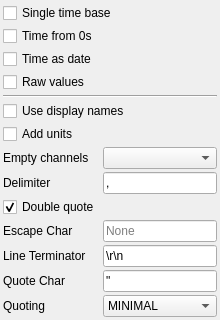
                  <widget class="QWidget" name="CSV">
                   <layout class="QGridLayout" name="gridLayout">
                    <property name="leftMargin">
  <number>3</number>
</property>
                    <property name="topMargin">
  <number>3</number>
</property>
                    <property name="rightMargin">
  <number>3</number>
</property>
                    <property name="bottomMargin">
  <number>3</number>
</property>
                    <property name="spacing">
  <number>3</number>
</property>
                    <item row="7" column="1" colspan="2">
                     <widget class="QComboBox" name="empty_channels_csv"/>
                    </item>
                    <item row="7" column="0">
                     <widget class="QLabel" name="label_66">
                      <property name="text">
                       <string>Empty channels</string>
                      </property>
                     </widget>
                    </item>
                    <item row="9" column="0">
                     <widget class="QCheckBox" name="doublequote">
                      <property name="text">
                       <string>Double quote</string>
                      </property>
                      <property name="checked">
                       <bool>true</bool>
                      </property>
                     </widget>
                    </item>
                    <item row="4" column="0" colspan="3">
                     <widget class="Line" name="line_32">
                      <property name="orientation">
                       <enum>Qt::Orientation::Horizontal</enum>
                      </property>
                     </widget>
                    </item>
                    <item row="1" column="0" colspan="3">
                     <widget class="QCheckBox" name="time_from_zero_csv">
                      <property name="text">
                       <string>Time from 0s</string>
                      </property>
                     </widget>
                    </item>
                    <item row="12" column="1" colspan="2">
                     <widget class="QLineEdit" name="quotechar">
                      <property name="text">
                       <string>&quot;</string>
                      </property>
                      <property name="maxLength">
                       <number>1</number>
                      </property>
                     </widget>
                    </item>
                    <item row="11" column="0">
                     <widget class="QLabel" name="label_4">
                      <property name="text">
                       <string>Line Terminator</string>
                      </property>
                     </widget>
                    </item>
                    <item row="8" column="1" colspan="2">
                     <widget class="QLineEdit" name="delimiter">
                      <property name="text">
                       <string>,</string>
                      </property>
                      <property name="maxLength">
                       <number>1</number>
                      </property>
                      <property name="clearButtonEnabled">
                       <bool>false</bool>
                      </property>
                     </widget>
                    </item>
                    <item row="12" column="0">
                     <widget class="QLabel" name="label_5">
                      <property name="text">
                       <string>Quote Char</string>
                      </property>
                     </widget>
                    </item>
                    <item row="0" column="0" colspan="3">
                     <widget class="QCheckBox" name="single_time_base_csv">
                      <property name="text">
                       <string>Single time base</string>
                      </property>
                     </widget>
                    </item>
                    <item row="8" column="0">
                     <widget class="QLabel" name="label_2">
                      <property name="text">
                       <string>Delimiter</string>
                      </property>
                     </widget>
                    </item>
                    <item row="10" column="0">
                     <widget class="QLabel" name="label_3">
                      <property name="text">
                       <string>Escape Char</string>
                      </property>
                     </widget>
                    </item>
                    <item row="5" column="0" colspan="3">
                     <widget class="QCheckBox" name="use_display_names_csv">
                      <property name="text">
                       <string>Use display names</string>
                      </property>
                     </widget>
                    </item>
                    <item row="13" column="0">
                     <widget class="QLabel" name="label_6">
                      <property name="text">
                       <string>Quoting</string>
                      </property>
                     </widget>
                    </item>
                    <item row="13" column="1" colspan="2">
                     <widget class="QComboBox" name="quoting">
                      <property name="currentIndex">
                       <number>1</number>
                      </property>
                      <item>
                       <property name="text">
                        <string>ALL</string>
                       </property>
                      </item>
                      <item>
                       <property name="text">
                        <string>MINIMAL</string>
                       </property>
                      </item>
                      <item>
                       <property name="text">
                        <string>NONNUMERIC</string>
                       </property>
                      </item>
                      <item>
                       <property name="text">
                        <string>NONE</string>
                       </property>
                      </item>
                     </widget>
                    </item>
                    <item row="3" column="0" colspan="3">
                     <widget class="QCheckBox" name="raw_csv">
                      <property name="text">
                       <string>Raw values</string>
                      </property>
                     </widget>
                    </item>
                    <item row="11" column="1" colspan="2">
                     <widget class="QLineEdit" name="lineterminator">
                      <property name="text">
                       <string>\r\n</string>
                      </property>
                     </widget>
                    </item>
                    <item row="10" column="1" colspan="2">
                     <widget class="QLineEdit" name="escapechar">
                      <property name="inputMask">
                       <string/>
                      </property>
                      <property name="maxLength">
                       <number>1</number>
                      </property>
                      <property name="placeholderText">
                       <string>None</string>
                      </property>
                     </widget>
                    </item>
                    <item row="2" column="0" colspan="3">
                     <widget class="QCheckBox" name="time_as_date_csv">
                      <property name="text">
                       <string>Time as date</string>
                      </property>
                     </widget>
                    </item>
                    <item row="6" column="0" colspan="3">
                     <widget class="QCheckBox" name="add_units">
                      <property name="text">
                       <string>Add units</string>
                      </property>
                     </widget>
                    </item>
                   </layout>
                  </widget>
